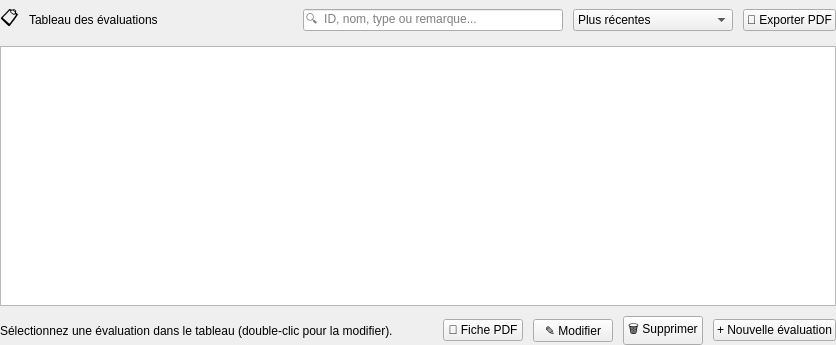
                <widget class="QWidget" name="pageListe">
                 <layout class="QVBoxLayout" name="layoutPageListe" stretch="0,1,0">
                  <property name="spacing">
                   <number>10</number>
                  </property>
                  <property name="leftMargin">
                   <number>0</number>
                  </property>
                  <property name="topMargin">
                   <number>4</number>
                  </property>
                  <property name="rightMargin">
                   <number>0</number>
                  </property>
                  <property name="bottomMargin">
                   <number>0</number>
                  </property>
                  <item>
                   <layout class="QHBoxLayout" name="layoutListeEntete">
                    <property name="spacing">
                     <number>10</number>
                    </property>
                    <item>
                     <widget class="QLabel" name="lblIconListe">
                      <property name="text">
                       <string>📋</string>
                      </property>
                      <property name="styleSheet">
                       <string>font-size: 18px;</string>
                      </property>
                     </widget>
                    </item>
                    <item>
                     <widget class="QLabel" name="lblTitreListe">
                      <property name="role" stdset="0">
                       <string>sectionTitle</string>
                      </property>
                      <property name="text">
                       <string>Tableau des évaluations</string>
                      </property>
                     </widget>
                    </item>
                    <item>
                     <spacer name="spacerListe">
                      <property name="orientation">
                       <enum>Qt::Horizontal</enum>
                      </property>
                      <property name="sizeHint" stdset="0">
                       <size>
                        <width>40</width>
                        <height>10</height>
                       </size>
                      </property>
                     </spacer>
                    </item>
                    <item>
                     <widget class="QLineEdit" name="leRecherche">
                      <property name="minimumSize">
                       <size>
                        <width>260</width>
                        <height>0</height>
                       </size>
                      </property>
                      <property name="placeholderText">
                       <string>🔍  ID, nom, type ou remarque...</string>
                      </property>
                      <property name="clearButtonEnabled">
                       <bool>true</bool>
                      </property>
                     </widget>
                    </item>
                    <item>
                     <widget class="QComboBox" name="cbTri">
                      <property name="minimumSize">
                       <size>
                        <width>160</width>
                        <height>0</height>
                       </size>
                      </property>
                      <item>
                       <property name="text">
                        <string>Plus récentes</string>
                       </property>
                      </item>
                      <item>
                       <property name="text">
                        <string>Note décroissante</string>
                       </property>
                      </item>
                      <item>
                       <property name="text">
                        <string>Note croissante</string>
                       </property>
                      </item>
                      <item>
                       <property name="text">
                        <string>Nom (A → Z)</string>
                       </property>
                      </item>
                     </widget>
                    </item>
                    <item>
                     <widget class="QPushButton" name="btnPdf">
                      <property name="cursor">
                       <cursorShape>PointingHandCursor</cursorShape>
                      </property>
                      <property name="toolTip">
                       <string>Exporter la liste affichée en PDF</string>
                      </property>
                      <property name="role" stdset="0">
                       <string>secondary</string>
                      </property>
                      <property name="text">
                       <string>📄 Exporter PDF</string>
                      </property>
                     </widget>
                    </item>
                   </layout>
                  </item>
                  <item>
                   <widget class="QTableView" name="tableEvaluations">
                    <property name="minimumSize">
                     <size>
                      <width>0</width>
                      <height>260</height>
                     </size>
                    </property>
                    <property name="editTriggers">
                     <set>QAbstractItemView::NoEditTriggers</set>
                    </property>
                    <property name="selectionMode">
                     <enum>QAbstractItemView::SingleSelection</enum>
                    </property>
                    <property name="selectionBehavior">
                     <enum>QAbstractItemView::SelectRows</enum>
                    </property>
                    <property name="showGrid">
                     <bool>false</bool>
                    </property>
                    <property name="alternatingRowColors">
                     <bool>false</bool>
                    </property>
                    <attribute name="verticalHeaderVisible">
                     <bool>false</bool>
                    </attribute>
                    <attribute name="horizontalHeaderStretchLastSection">
                     <bool>true</bool>
                    </attribute>
                   </widget>
                  </item>
                  <item>
                   <layout class="QHBoxLayout" name="layoutActions">
                    <property name="spacing">
                     <number>10</number>
                    </property>
                    <item>
                     <widget class="QLabel" name="lblSelection">
                      <property name="role" stdset="0">
                       <string>muted</string>
                      </property>
                      <property name="text">
                       <string>Sélectionnez une évaluation dans le tableau (double-clic pour la modifier).</string>
                      </property>
                     </widget>
                    </item>
                    <item>
                     <spacer name="spacerActions">
                      <property name="orientation">
                       <enum>Qt::Horizontal</enum>
                      </property>
                      <property name="sizeHint" stdset="0">
                       <size>
                        <width>40</width>
                        <height>10</height>
                       </size>
                      </property>
                     </spacer>
                    </item>
                    <item>
                     <widget class="QPushButton" name="btnFiche">
                      <property name="cursor">
                       <cursorShape>PointingHandCursor</cursorShape>
                      </property>
                      <property name="toolTip">
                       <string>Fiche PDF de l'évaluation sélectionnée</string>
                      </property>
                      <property name="role" stdset="0">
                       <string>secondary</string>
                      </property>
                      <property name="text">
                       <string>📄 Fiche PDF</string>
                      </property>
                     </widget>
                    </item>
                    <item>
                     <widget class="QPushButton" name="btnModifier">
                      <property name="cursor">
                       <cursorShape>PointingHandCursor</cursorShape>
                      </property>
                      <property name="role" stdset="0">
                       <string>secondary</string>
                      </property>
                      <property name="text">
                       <string>✎ Modifier</string>
                      </property>
                     </widget>
                    </item>
                    <item>
                     <widget class="QPushButton" name="btnSupprimer">
                      <property name="cursor">
                       <cursorShape>PointingHandCursor</cursorShape>
                      </property>
                      <property name="role" stdset="0">
                       <string>danger</string>
                      </property>
                      <property name="text">
                       <string>🗑 Supprimer</string>
                      </property>
                     </widget>
                    </item>
                    <item>
                     <widget class="QPushButton" name="btnNouvelle">
                      <property name="cursor">
                       <cursorShape>PointingHandCursor</cursorShape>
                      </property>
                      <property name="role" stdset="0">
                       <string>primary</string>
                      </property>
                      <property name="text">
                       <string>+ Nouvelle évaluation</string>
                      </property>
                     </widget>
                    </item>
                   </layout>
                  </item>
                 </layout>
                </widget>
